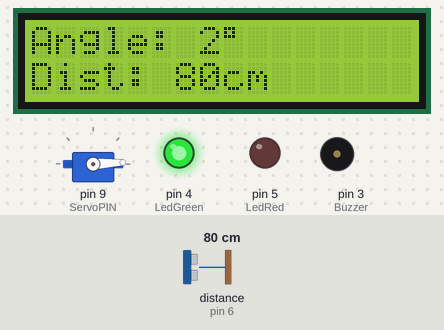
Simulated run of this sketch. Board: Arduino Uno, built with avr-gcc and run on an emulated ATmega328P. On the bench: servo, 16×2 character LCD, output pins drawn as LEDs (lit = HIGH), buzzer (waves = sounding, pin HIGH). Wiring (inferred from the names in the program): ultrasonic range finder: trigger pin 7; echo pin 6. Dashed ring = blinking. Inputs (shaded band) come from the test bench; at power-on: distance to the obstacle (sensor on pin 6) 80 cm. The echo pulse lasts 58.3 µs per cm; pins used as bus, display or sensor lines are not drawn; what the sketch prints to the serial monitor is not drawn.

Above: at 2.2 s.
2.3 s: distance to the obstacle (sensor on pin 6) set to 250 cm
At 2.56 s:
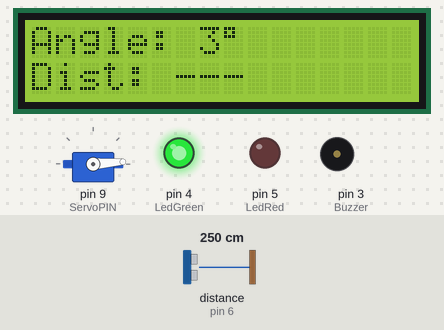
4.8 s: distance to the obstacle (sensor on pin 6) set to 55 cm
At 5.22 s:
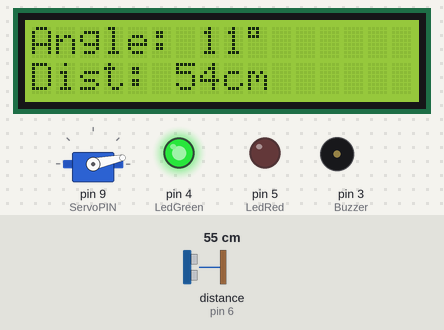
7.8 s: distance to the obstacle (sensor on pin 6) set to 49 cm
At 8.1 s:
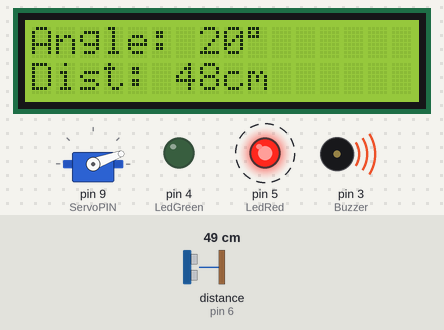
10.1 s: distance to the obstacle (sensor on pin 6) set to 299 cm
At 10.71 s:
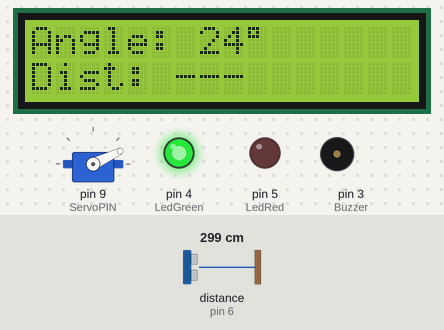
13.0 s: distance to the obstacle (sensor on pin 6) set to 60 cm
At 13.38 s:
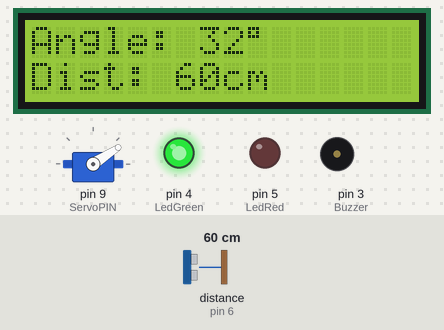
16.0 s: distance to the obstacle (sensor on pin 6) set to 2 cm
At 16.42 s:
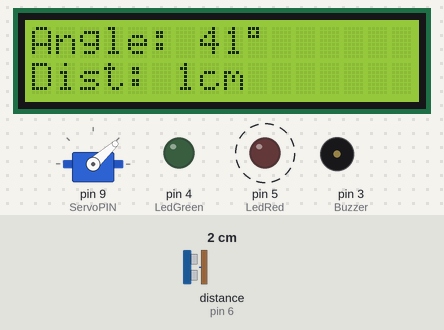
Timing chart, 0 to 25.3 s (numbered marks = the images above; inputs shaded):
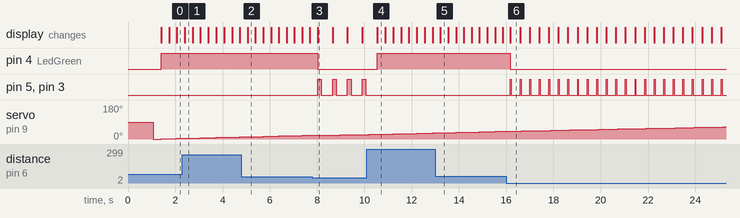

Measured:
- the behaviour switches between 52 and 51 cm on distance to the obstacle (sensor on pin 6) (found by bisection; images 2 and 3)
- after the input at 2.3 s, the display: changes after 0.10 s (image 1)
- after the input at 4.8 s, the display: changes after 0.26 s (image 2)
- after the input at 7.8 s, pin 4 (LedGreen): HIGH → LOW after 0.23 s; pin 5 (LedRed), pin 3 (Buzzer): alternates HIGH for 0.15 s and LOW for 0.48 s, starting after 0.23 s
- after the input at 10.1 s, pin 4 (LedGreen): LOW → HIGH after 0.45 s; pin 5 (LedRed), pin 3 (Buzzer): stops changing and stays LOW; the display: changes after 0.45 s (image 4)
- after the input at 13.0 s, the display: changes after 0.22 s (image 5)
- after the input at 16.0 s, pin 4 (LedGreen): HIGH → LOW after 0.18 s; pin 5 (LedRed), pin 3 (Buzzer): alternates HIGH for 0.04 s and LOW for 0.37 s, starting after 0.18 s

The sketch:

Distance.ino
```cpp
#include <Wire.h>
#include <LiquidCrystal_I2C.h>
#include <Servo.h>

// Pins
#define TrigPIN 7
#define EchoPIN 6
#define ServoPIN 9
#define LedRed 5
#define LedGreen 4
#define Buzzer 3

LiquidCrystal_I2C lcd(0x27, 16, 2);
Servo myServo;

int angle;
int distance;

void setup() {
  Serial.begin(9600);  // <-- ADDED: open serial at 9600 baud

  pinMode(TrigPIN, OUTPUT);
  pinMode(EchoPIN, INPUT);
  pinMode(LedRed, OUTPUT);
  pinMode(LedGreen, OUTPUT);
  pinMode(Buzzer, OUTPUT);

  myServo.attach(ServoPIN);

  lcd.init();
  lcd.backlight();
  lcd.setCursor(0, 0);
  lcd.print("Angle:");
  lcd.setCursor(0, 1);
  lcd.print("Dist:");

  delay(1000);
}

int getDistance() {
  digitalWrite(TrigPIN, LOW);
  delayMicroseconds(2);
  digitalWrite(TrigPIN, HIGH);
  delayMicroseconds(10);
  digitalWrite(TrigPIN, LOW);

  long duration = pulseIn(EchoPIN, HIGH, 10000);
  if (duration == 0) return -1;
  return duration / 58;
}

void displayData(int dist) {
  lcd.setCursor(7, 0);
  lcd.print("    ");
  lcd.setCursor(7, 0);
  lcd.print(angle);
  lcd.print((char)223);

  lcd.setCursor(6, 1);
  lcd.print("       ");
  lcd.setCursor(6, 1);
  if (dist == -1) {
    lcd.print("---");
  } else {
    lcd.print(dist);
    lcd.print("cm");
  }
}

void alertSystem(int dist) {
  if (dist == -1 || dist > 50) {
    digitalWrite(LedGreen, HIGH);
    digitalWrite(LedRed, LOW);
    digitalWrite(Buzzer, LOW);
  } else if (dist > 30) {
    digitalWrite(LedGreen, LOW);
    digitalWrite(LedRed, HIGH);
    digitalWrite(Buzzer, HIGH);
    delay(150);
    digitalWrite(LedRed, LOW);
    digitalWrite(Buzzer, LOW);
    delay(150);
  } else {
    digitalWrite(LedGreen, LOW);
    digitalWrite(LedRed, HIGH);
    digitalWrite(Buzzer, HIGH);
    delay(40);
    digitalWrite(LedRed, LOW);
    digitalWrite(Buzzer, LOW);
    delay(40);
  }
}

void scan() {
  distance = getDistance();
  displayData(distance);
  alertSystem(distance);

  // ADDED: send CSV line over Serial → "ANGLE,DISTANCE\n"
  Serial.print(angle);
  Serial.print(",");
  Serial.println(distance);
}

void loop() {
  for (angle = 0; angle <= 180; angle++) {
    myServo.write(angle);
    delay(305);
    scan();
  }
  for (angle = 180; angle >= 0; angle--) {
    myServo.write(angle);
    delay(305);
    scan();
  }
}
```
